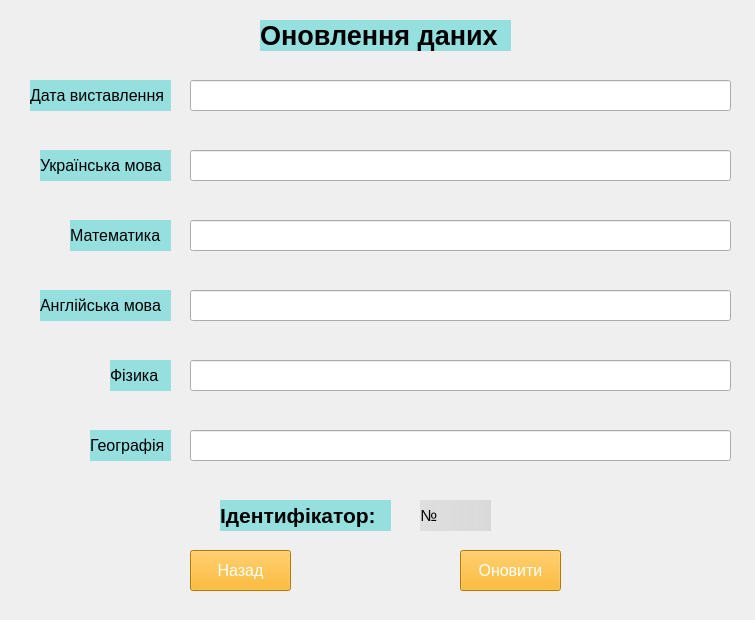
<?xml version="1.0" encoding="UTF-8"?>
<ui version="4.0">
 <class>MainWindow</class>
 <widget class="QMainWindow" name="MainWindow">
  <property name="geometry">
   <rect>
    <x>0</x>
    <y>0</y>
    <width>755</width>
    <height>620</height>
   </rect>
  </property>
  <property name="windowTitle">
   <string>Оновлення оцінок</string>
  </property>
  <widget class="QWidget" name="centralwidget">
   <widget class="QLabel" name="label_eng_mova">
    <property name="geometry">
     <rect>
      <x>40</x>
      <y>290</y>
      <width>131</width>
      <height>31</height>
     </rect>
    </property>
    <property name="font">
     <font>
      <pointsize>12</pointsize>
      <weight>50</weight>
      <bold>false</bold>
     </font>
    </property>
    <property name="toolTip">
     <string>&lt;html&gt;&lt;head/&gt;&lt;body&gt;&lt;p align=&quot;center&quot;&gt;&lt;br/&gt;&lt;/p&gt;&lt;/body&gt;&lt;/html&gt;</string>
    </property>
    <property name="styleSheet">
     <string notr="true">background-color: rgb(149, 223, 223);</string>
    </property>
    <property name="text">
     <string>Англійська мова</string>
    </property>
    <property name="margin">
     <number>3</number>
    </property>
   </widget>
   <widget class="QLabel" name="label_math">
    <property name="geometry">
     <rect>
      <x>70</x>
      <y>220</y>
      <width>101</width>
      <height>31</height>
     </rect>
    </property>
    <property name="font">
     <font>
      <pointsize>12</pointsize>
      <weight>50</weight>
      <bold>false</bold>
     </font>
    </property>
    <property name="toolTip">
     <string>&lt;html&gt;&lt;head/&gt;&lt;body&gt;&lt;p align=&quot;center&quot;&gt;&lt;br/&gt;&lt;/p&gt;&lt;/body&gt;&lt;/html&gt;</string>
    </property>
    <property name="styleSheet">
     <string notr="true">background-color: rgb(149, 223, 223);</string>
    </property>
    <property name="text">
     <string>Математика</string>
    </property>
    <property name="margin">
     <number>3</number>
    </property>
   </widget>
   <widget class="QLineEdit" name="lineEdit_geo">
    <property name="geometry">
     <rect>
      <x>190</x>
      <y>430</y>
      <width>541</width>
      <height>31</height>
     </rect>
    </property>
   </widget>
   <widget class="QLabel" name="label">
    <property name="geometry">
     <rect>
      <x>0</x>
      <y>0</y>
      <width>755</width>
      <height>620</height>
     </rect>
    </property>
    <property name="text">
     <string/>
    </property>
    <property name="pixmap">
     <pixmap>4a7eaeae52140c9205af389cc1e2c7b7-Enhanced-transformed (4).jpeg</pixmap>
    </property>
   </widget>
   <widget class="QLineEdit" name="lineEdit_ukr_mova">
    <property name="geometry">
     <rect>
      <x>190</x>
      <y>150</y>
      <width>541</width>
      <height>31</height>
     </rect>
    </property>
    <property name="text">
     <string/>
    </property>
   </widget>
   <widget class="QLabel" name="label_2">
    <property name="geometry">
     <rect>
      <x>260</x>
      <y>20</y>
      <width>251</width>
      <height>31</height>
     </rect>
    </property>
    <property name="font">
     <font>
      <pointsize>20</pointsize>
      <weight>75</weight>
      <bold>true</bold>
     </font>
    </property>
    <property name="styleSheet">
     <string notr="true">background-color: rgb(149, 223, 223);</string>
    </property>
    <property name="text">
     <string>Оновлення даних</string>
    </property>
   </widget>
   <widget class="QPushButton" name="btn_back">
    <property name="geometry">
     <rect>
      <x>190</x>
      <y>550</y>
      <width>101</width>
      <height>41</height>
     </rect>
    </property>
    <property name="font">
     <font>
      <pointsize>12</pointsize>
     </font>
    </property>
    <property name="styleSheet">
     <string notr="true">background-color: rgb(255, 170, 0);
color: rgb(255, 255, 255);</string>
    </property>
    <property name="text">
     <string>Назад</string>
    </property>
   </widget>
   <widget class="QLabel" name="label_geo">
    <property name="geometry">
     <rect>
      <x>90</x>
      <y>430</y>
      <width>81</width>
      <height>31</height>
     </rect>
    </property>
    <property name="font">
     <font>
      <pointsize>12</pointsize>
      <weight>50</weight>
      <bold>false</bold>
     </font>
    </property>
    <property name="toolTip">
     <string>&lt;html&gt;&lt;head/&gt;&lt;body&gt;&lt;p align=&quot;center&quot;&gt;&lt;br/&gt;&lt;/p&gt;&lt;/body&gt;&lt;/html&gt;</string>
    </property>
    <property name="styleSheet">
     <string notr="true">background-color: rgb(149, 223, 223);</string>
    </property>
    <property name="text">
     <string>Географія</string>
    </property>
    <property name="margin">
     <number>3</number>
    </property>
   </widget>
   <widget class="QLabel" name="label_ukr_mova">
    <property name="geometry">
     <rect>
      <x>40</x>
      <y>150</y>
      <width>131</width>
      <height>31</height>
     </rect>
    </property>
    <property name="font">
     <font>
      <pointsize>12</pointsize>
      <weight>50</weight>
      <bold>false</bold>
     </font>
    </property>
    <property name="toolTip">
     <string>&lt;html&gt;&lt;head/&gt;&lt;body&gt;&lt;p align=&quot;center&quot;&gt;&lt;br/&gt;&lt;/p&gt;&lt;/body&gt;&lt;/html&gt;</string>
    </property>
    <property name="styleSheet">
     <string notr="true">background-color: rgb(149, 223, 223);</string>
    </property>
    <property name="text">
     <string>Українська мова</string>
    </property>
    <property name="margin">
     <number>3</number>
    </property>
   </widget>
   <widget class="QLineEdit" name="lineEdit_eng_mova">
    <property name="geometry">
     <rect>
      <x>190</x>
      <y>290</y>
      <width>541</width>
      <height>31</height>
     </rect>
    </property>
   </widget>
   <widget class="QLineEdit" name="lineEdit_phis">
    <property name="geometry">
     <rect>
      <x>190</x>
      <y>360</y>
      <width>541</width>
      <height>31</height>
     </rect>
    </property>
   </widget>
   <widget class="QPushButton" name="btn_upd">
    <property name="geometry">
     <rect>
      <x>460</x>
      <y>550</y>
      <width>101</width>
      <height>41</height>
     </rect>
    </property>
    <property name="font">
     <font>
      <pointsize>12</pointsize>
     </font>
    </property>
    <property name="styleSheet">
     <string notr="true">background-color: rgb(255, 170, 0);
color: rgb(255, 255, 255);</string>
    </property>
    <property name="text">
     <string>Оновити</string>
    </property>
   </widget>
   <widget class="QLabel" name="label_phis">
    <property name="geometry">
     <rect>
      <x>110</x>
      <y>360</y>
      <width>61</width>
      <height>31</height>
     </rect>
    </property>
    <property name="font">
     <font>
      <pointsize>12</pointsize>
      <weight>50</weight>
      <bold>false</bold>
     </font>
    </property>
    <property name="toolTip">
     <string>&lt;html&gt;&lt;head/&gt;&lt;body&gt;&lt;p align=&quot;center&quot;&gt;&lt;br/&gt;&lt;/p&gt;&lt;/body&gt;&lt;/html&gt;</string>
    </property>
    <property name="styleSheet">
     <string notr="true">background-color: rgb(149, 223, 223);</string>
    </property>
    <property name="text">
     <string>Фізика</string>
    </property>
    <property name="margin">
     <number>3</number>
    </property>
   </widget>
   <widget class="QLineEdit" name="lineEdit_math">
    <property name="geometry">
     <rect>
      <x>190</x>
      <y>220</y>
      <width>541</width>
      <height>31</height>
     </rect>
    </property>
   </widget>
   <widget class="QLabel" name="admin_lbl">
    <property name="geometry">
     <rect>
      <x>220</x>
      <y>500</y>
      <width>171</width>
      <height>31</height>
     </rect>
    </property>
    <property name="font">
     <font>
      <pointsize>16</pointsize>
      <weight>75</weight>
      <bold>true</bold>
     </font>
    </property>
    <property name="styleSheet">
     <string notr="true">background-color: rgb(149, 223, 223);</string>
    </property>
    <property name="text">
     <string>Ідентифікатор:</string>
    </property>
   </widget>
   <widget class="QLabel" name="lbl">
    <property name="geometry">
     <rect>
      <x>420</x>
      <y>500</y>
      <width>71</width>
      <height>31</height>
     </rect>
    </property>
    <property name="font">
     <font>
      <pointsize>12</pointsize>
      <weight>50</weight>
      <bold>false</bold>
     </font>
    </property>
    <property name="toolTip">
     <string>&lt;html&gt;&lt;head/&gt;&lt;body&gt;&lt;p align=&quot;center&quot;&gt;&lt;br/&gt;&lt;/p&gt;&lt;/body&gt;&lt;/html&gt;</string>
    </property>
    <property name="styleSheet">
     <string notr="true">background-color: qlineargradient(spread:pad, x1:0, y1:0, x2:1, y2:0, stop:0 rgba(221, 221, 221, 226), stop:1 rgba(214, 214, 214, 224));</string>
    </property>
    <property name="text">
     <string>№</string>
    </property>
    <property name="margin">
     <number>3</number>
    </property>
   </widget>
   <widget class="QLineEdit" name="lineEdit_date">
    <property name="geometry">
     <rect>
      <x>190</x>
      <y>80</y>
      <width>541</width>
      <height>31</height>
     </rect>
    </property>
    <property name="text">
     <string/>
    </property>
   </widget>
   <widget class="QLabel" name="label_ukr_mova_2">
    <property name="geometry">
     <rect>
      <x>30</x>
      <y>80</y>
      <width>141</width>
      <height>31</height>
     </rect>
    </property>
    <property name="font">
     <font>
      <pointsize>12</pointsize>
      <weight>50</weight>
      <bold>false</bold>
     </font>
    </property>
    <property name="toolTip">
     <string>&lt;html&gt;&lt;head/&gt;&lt;body&gt;&lt;p align=&quot;center&quot;&gt;&lt;br/&gt;&lt;/p&gt;&lt;/body&gt;&lt;/html&gt;</string>
    </property>
    <property name="styleSheet">
     <string notr="true">background-color: rgb(149, 223, 223);</string>
    </property>
    <property name="text">
     <string>Дата виставлення</string>
    </property>
    <property name="margin">
     <number>3</number>
    </property>
   </widget>
   <zorder>label</zorder>
   <zorder>label_eng_mova</zorder>
   <zorder>label_math</zorder>
   <zorder>lineEdit_geo</zorder>
   <zorder>lineEdit_ukr_mova</zorder>
   <zorder>label_2</zorder>
   <zorder>btn_back</zorder>
   <zorder>label_geo</zorder>
   <zorder>label_ukr_mova</zorder>
   <zorder>lineEdit_eng_mova</zorder>
   <zorder>lineEdit_phis</zorder>
   <zorder>btn_upd</zorder>
   <zorder>label_phis</zorder>
   <zorder>lineEdit_math</zorder>
   <zorder>admin_lbl</zorder>
   <zorder>lbl</zorder>
   <zorder>lineEdit_date</zorder>
   <zorder>label_ukr_mova_2</zorder>
  </widget>
 </widget>
 <resources/>
 <connections/>
</ui>
